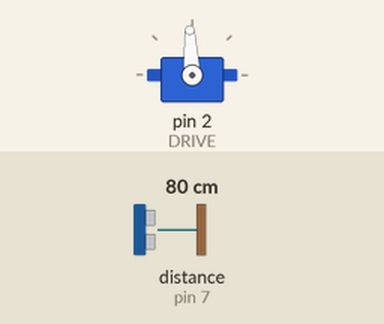
Recording of a sketch running on a simulated Arduino Mega 2560, built with avr-gcc and run on an emulated ATmega2560. Parts: servo. Wiring (inferred from the names in the program): ultrasonic range finder: trigger pin 8; echo pin 7. The test bench sets the inputs (shaded band); at power-on: distance to the obstacle (sensor on pin 7) 80 cm. The echo pulse lasts 58.3 µs per cm.

Above: at 0.1 s.
At 1.1 s:
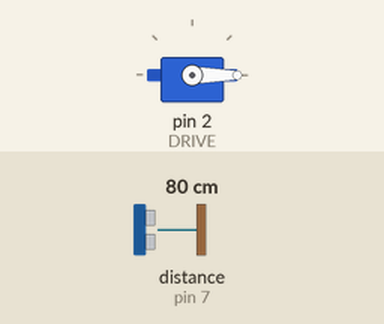
Timing chart, 0 to 2.6 s (numbered marks = the images above):
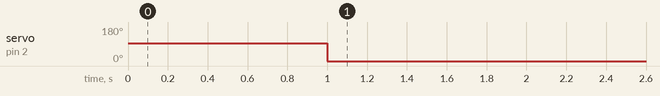

Measured:
- by itself, servo on pin 2 (DRIVE): 93° → 0° at 1.0 s

The sketch:

robotcode.ino
```cpp
//This program allows an operator to communicate with the robot via serial to test ESC functionality.
//Set Serial monitor to: BAUD: 9600, with no line endings
//Open serial port with ctrl+shift+m
//Requires Servo library

//SWITCH POSITIONS ON ESC
//1 (far left) ON - mixing is enabled in the ESC. This means that forward and turning are the channels instead of left motors and right motors.
//2 OFF - exponential control off, linear response instead of exponential response (exponential is used for sensitive robots)
//3 ON - for NiMH battery pack
//4 OFF - acceleration ramping is on when the switch is off. This makes the robot accelerate a little slower to prevent extreme current draw. Try both on and off for this switch.
//5 OFF - Auto calibrate off. We don't want the ESC messing with what the microcontroller sends out.
//6 OFF - Turns off calibrate and store mode. Since we do not care about calibration, we also don't care about storing settings.

#include <Servo.h> //required for controlling an ESC

//Constants
const uint8_t DRIVE = 2; //PWM out on pin 2
const uint8_t ECHO = 7; //The echo pin on the HC-SR04 ultrasonic sensor
const uint8_t TRIG = 8; //The trigger pin on the HC-SR04 ultrasonic sensor
const uint16_t MAXDISTANCE = 130; //This makes it so the sensor won't try to resolve distances outside the sensor's range
const uint16_t MINDISTANCE = 0; //This sets the minimum range of the sensor to 0 for obvious reasons
//Variables
uint16_t duration = 0; //Used to calculate distance
uint16_t distance = 130; //cm, Distance to obstacle, starts at 255 because the ultrasonic sensor won't return a value larger than this
uint8_t throttle = 75; //The speed of the robot as understood by the Sabertooth 2x12 RC ESC

Servo SABERTOOTH; //Creating a servo object to represent forward/rearward motion input to the ESC

uint8_t FindDistance() //This function uses the HC-SR04 ultrasonic sensor to find the distance to the wall
{
  digitalWrite(TRIG, LOW);
  delayMicroseconds(2);
  digitalWrite(TRIG, HIGH);
  delayMicroseconds(10);
  digitalWrite(TRIG, LOW);
  duration = pulseIn(ECHO, HIGH); //Finding the time between the
  distance = duration/58.2; //This will truncate the value so that it's an integer

  if (distance >= MAXDISTANCE) //If the distance is out of range or larger than the MAXDISTANCE value, the sensor will just assume it is the MAXDISTANCE
  {
    return MAXDISTANCE;
  }
  if (distance <= MINDISTANCE) //Likewise for the MINDISTANCE
  {
    return 0;
  }
  else
  {
    return distance; //The function returns the distance in cm
  }
}

void setup()
{
  pinMode(TRIG, OUTPUT); //Initializing the sonar control pins
  pinMode(ECHO, OUTPUT);

  SABERTOOTH.attach(DRIVE); //the servo object is bound to pin 2 (DRIVE) and SABERTOOTH is used to refer to the ESC from here on out
  SABERTOOTH.writeMicroseconds(1500); //Initializing ESC at zero throttle
}

void loop()
{
  distance = FindDistance();
  //Do some PID shit here
  throttle = (throttle*10)+1000; //Converts the throttle value (0-50-100) to a pulsewidth in microseconds understandable by the MEGA
  SABERTOOTH.writeMicroseconds(throttle); //Sending the command to the ESC

}
```
